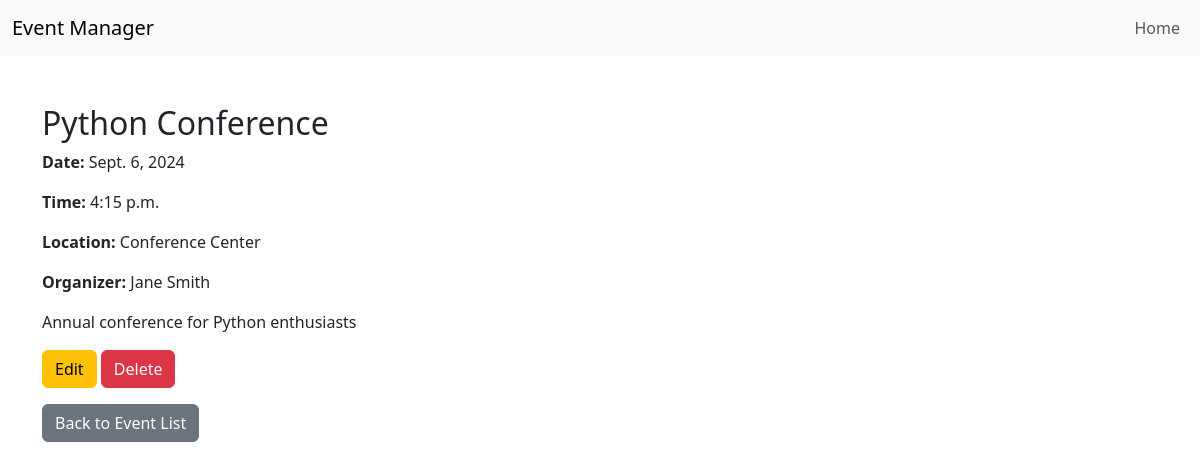
Screenshot of /3/ with the database file from the repository.
### events/models.py (models this page shows, shortened)
class Event(models.Model):
    title = models.CharField(max_length=20)
    description = models.TextField(blank=True)
    date = models.DateField()
    time = models.TimeField()
    location = models.CharField(max_length=50)
    organizer = models.CharField(max_length=100, blank=True)

### events/views.py (the view)
# urls.py: path('<int:id>/', views.event_detail, name='event_detail'),
def event_detail(request, id):
    event = Event.objects.get(id=id)
    return render(request, 'events/event_detail.html', {
        'event': event
    })

### events/templates/events/event_detail.html (shortened to what this page needs)
{% extends "./base.html" %}
{% block content %}
    <div class="mt-5">
        <h2>{{ event.title }}</h2>
        <p><strong>Date:</strong> {{ event.date }}</p>
        <p><strong>Time:</strong> {{ event.time }}</p>
        <p><strong>Location:</strong> {{ event.location }}</p>
        <p><strong>Organizer:</strong> {{ event.organizer }}</p>
        <p>{{ event.description }}</p>
        <div class="mt-3">
            <a href="{% url 'event_edit' event.id %}" class="btn btn-warning">Edit</a>
            <a href="{% url 'event_delete' event.id %}" class="btn btn-danger">Delete</a>
        </div>
        <a href="{% url 'event_list' %}" class="btn btn-secondary mt-3">Back to Event List</a>
    </div>
{% endblock %}

### rows the page displays
Event: title "Python Conference", date "Sept. 6, 2024", time "4:15 p.m.", location "Conference Center", organizer "Jane Smith", description "Annual conference for Python enthusiasts"
